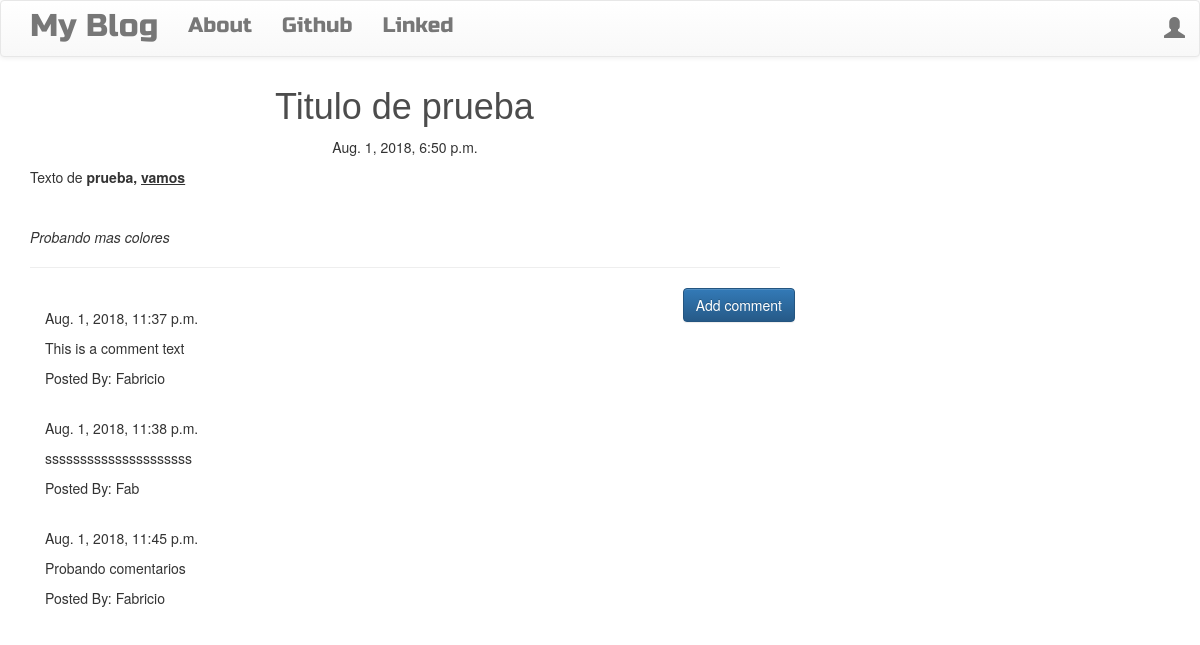
/post/1, run on the app's committed database.
### blog/models.py (models this page shows, shortened)
class Post(models.Model):
    author = models.ForeignKey('auth.User',on_delete=models.CASCADE)
    title = models.CharField(max_length=200)
    text = models.TextField()
    create_date = models.DateTimeField(default=timezone.now)
    published_date =models.DateTimeField(blank=True,null=True)

class Comment(models.Model):
    post = models.ForeignKey('blog.Post',related_name='comments',on_delete=models.CASCADE)
    author = models.CharField(max_length=200)
    text = models.TextField()
    create_date = models.DateTimeField(default=timezone.now)
    approve_comment = models.BooleanField(default=False)

### blog/views.py (the view)
# urls.py: path('post/<int:pk>',views.PostDetailView.as_view(),name='post_detail'),
class PostDetailView(DetailView):
    model = Post

### blog/templates/blog/post_detail.html (shortened to what this page needs)
{% extends "blog/base.html" %}
{% block content %}
  <h1 class="posttile loader">{{post.title}}</h1>
  {% if post.published_date %}
    <div class="date postdate">
      {{ post.published_date }}
    </div>
  {% else %}
    <a class="btn btn-default" href="{% url 'post_publish' pk=post.pk %}">Publish</a>
  {% endif %}
  <p class="postcontent">{{ post.text|safe|linebreaksbr }}</p>
  <hr>
  <a class="btn btn-primary btn-comment"href="{% url 'add_comment_to_post' pk=post.pk %}">Add comment</a>
  <div class="container">
    {% for comment in post.comments.all %}
      <br>
      {% if user.is_authenticated or comment.approve_comment %}
        {{ comment.create_date }}
        <p>{{ comment.text|safe|linebreaks }}</p>
        <p>Posted By: {{ comment.author }}</p>
      {% endif%}
    {% empty %}
        <p>No Comments!</p>
    {% endfor %}
  </div>
{% endblock%}

### blog/templates/blog/base.html (shortened to what this page needs)
<!DOCTYPE html>
{% load staticfiles %}
<html lang="en" dir="ltr">
  <head>
    <link rel="stylesheet" href="https://maxcdn.bootstrapcdn.com/bootstrap/3.3.7/css/bootstrap.min.css">
    <link rel="stylesheet" href="https://maxcdn.bootstrapcdn.com/bootstrap/3.3.7/css/bootstrap-theme.min.css">
    <link rel="stylesheet" href="//cdn.jsdelivr.net/npm/medium-editor@latest/dist/css/medium-editor.min.css" type="text/css" media="screen" charset="utf-8">
    <link rel="stylesheet" href="{% static 'css/blog.css' %}">
  </head>
  <body class="loader">
    <nav class="navbar navbar-default techfont custom-navbar">
      <div class="container">
        <ul class="nav navbar-nav">
          <li> <a class="navbar-brand bigbrand" href="{% url 'post_list' %}">My Blog</a> </li>
          <li> <a href="{% url 'about' %}">About</a> </li>
          <li> <a href="https://www.github.com">Github</a> </li>
          <li> <a href="https://www.linkedin.com">Linked</a> </li>
        </ul>
        <ul class="nav navbar-nav navbar-right">
          {% if user.is_authenticated %}
            <li> <a href="{% url 'post_new' %}">New Post</a> </li>
            <li> <a href="{% url 'post_draft_list' %}">Drafts</a> </li>
            <li> <a href="{% url 'logout' %}">Log Out</a> </li>
            <li> <a>Welcome: {{user.username}}</a> </li>
          {% else %}
            <li> <a class="nav navbar-right" href="{% url 'login' %}"><span class="glyphicon glyphicon-user"></span></a> </li>
          {% endif %}
        </ul>
      </div>
    </nav>
    <div class="content container">
      <div class="row">
        <div class="col-md-8">
          <div class="blog_posts">
            {% block content %}
            {% endblock %}
          </div>
        </div>
      </div>
    </div>
  </body>
</html>

### blog/static/css/blog.css (style rules this page uses)
h1 { font-family: Oak,sans-serif; color: rgba(0,0,0,0.7); position:relative; top:calc(50% - 80px); left:calc(50% - 130px); }
.loader { filter:hue-rotate(0deg); color:linear-gradient(45deg,#0f8,#08f); animation:hue 10000ms infinite linear; }
.techfont { font-family: 'Russo One', sans-serif; font-size: 1.5em; margin-bottom: 10px; }
.bigbrand { font-size: 1.5em; }
.postdate { text-align: center; }
.postcontent { font-family: 'Montserrat'; font-size: 1.5em; }
.btn-comment { position: absolute; right: 0px; }

### data on the page
Post: title "Titulo de prueba", published_date "Aug. 1, 2018, 6:50 p.m.", text "Texto de prueba, vamos Probando mas colores"
Comment: create_date "Aug. 1, 2018, 11:37 p.m.", text "This is a comment text", author "Fabricio"
Comment: create_date "Aug. 1, 2018, 11:38 p.m.", text "sssssssssssssssssssss", author "Fab"
Comment: create_date "Aug. 1, 2018, 11:45 p.m.", text "Probando comentarios", author "Fabricio"
